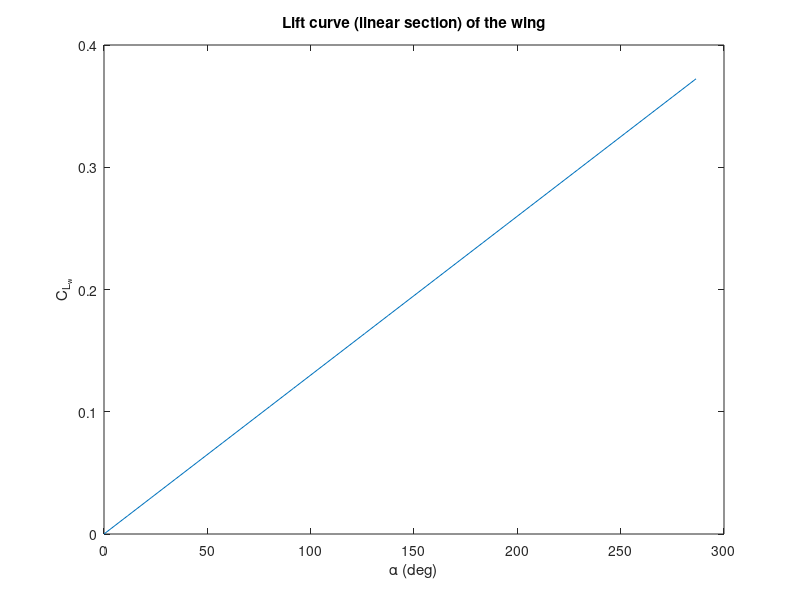
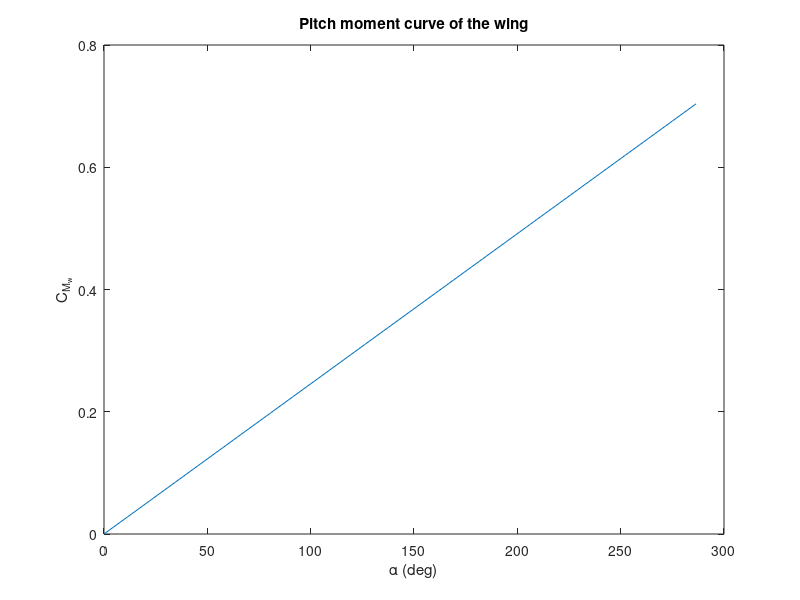
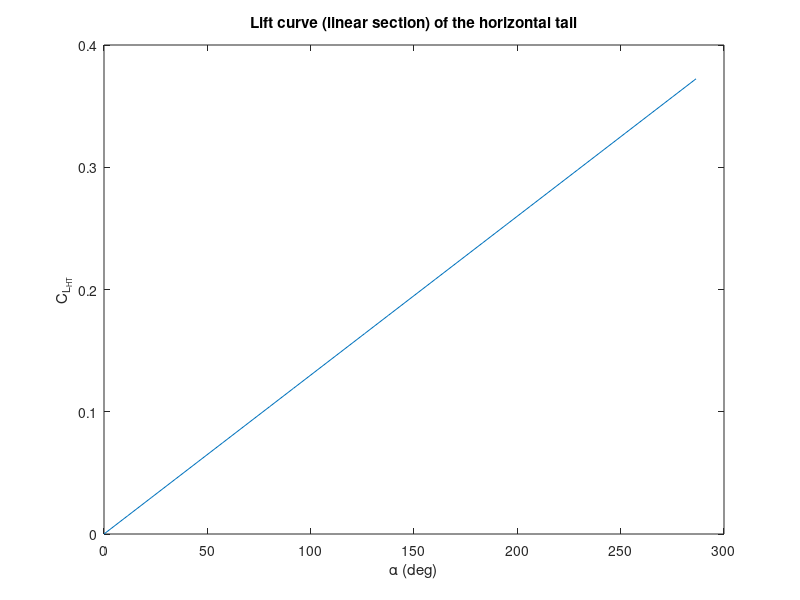
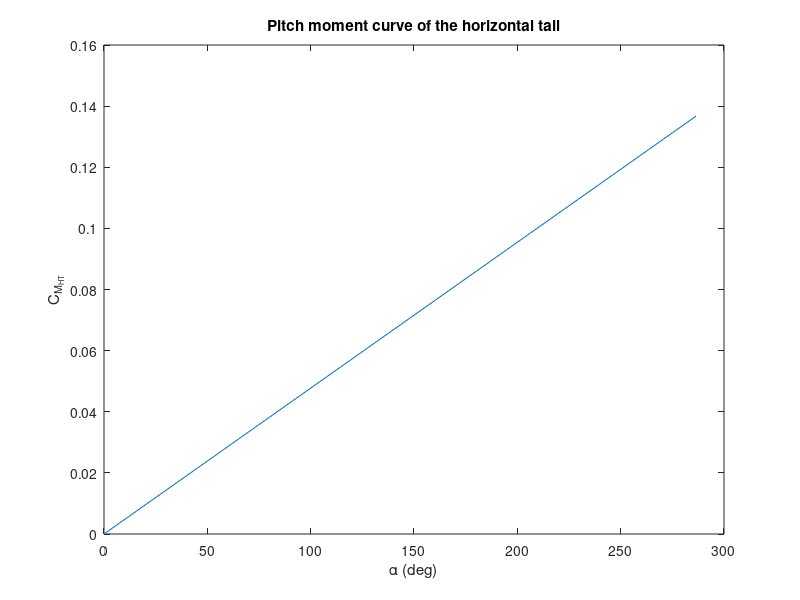

Here is the MATLAB script that generated these plots, in order:
%%%% BALSA WOOD GLIDER CALCULATIONS %%%%
%%%% Design limits:
% Max wingspan: 500 mm 
% Max fuselage length: 500 mm
% Max chord length = 100 mm
% Fuselage building material available: 5 x 15 x 1000 mm
% Lifting surfaces building material available: 2.5 x 100 x 1000 mm
close all; clc; clear

%% Constants and design parameters
Cl_alpha = 0.11 * 180 / pi; % Sectional lift curve slope of flat plate [rad^-1]
eps_slope = 0.1;            % (\partial \varepsilon) / (\partial \alpha)
etaHT = 1;                 % Tail effectiveness: eta_HT = qt/q

alpha = 0:0.2:5;            % Range of angles of attack calculated [deg]

%% Initial reference surface estimation
% Assume the glider has the highest values for fuselage length and
% wingspan. Rectangular planform shape:

b = 500;            % Wingspan [mm]
AR = 5;             % Aspect ratio [-]; should be between 4.5 and 7.5
c = b/AR;           % Mean chord [mm]
S = b^2/AR;         % Wing area (reference area)

xf = 500;           % Dim. of fuselage x (length)
yf = 15;            % y
zf = 5;             % z

xt = 40;            % Dim. of tail x (chord)
yt = 340;           % y 
zt = 2.5;           % z

xw = 100;           % Dim. of wingspan x
yw = 500;           % y
zw = zt;            % z

V_t = xt*yt*zt;     % Tail volume
V_w = xw*yw*zw;     % Wing volume
V_f = xf*yf*zf;     % Fuselage volume

% Centroid calculations
xLE_w = 100;        % Position of wing LE from nose      
xj_w = 50;          % Position of wing centroid with reference to wing LE
xLE_t = 460;        % Position of tail LE from nose  
xj_t = 20;          % Position of tail centroid with reference to tail LE

xi_t = xLE_t + xj_t;    % Position of wing centroid with reference to nose
xi_w = xLE_w + xj_w;    % Position of tail centroid with reference to nose

xi_f = xf/2;            % Position of fuselage centroid

x_cg_w = 50;            % Centre of gravity of the wing

%% Calculation of wing lift coefficient of lifting surfaces
CL_alpha = Cl_alpha * AR / (2+sqrt(AR^2 + 4));                  % Lift curve slope of flat plate eq(9-73)

%% Initial estimations for horizontal and vertical tail
S_H = 0.2 * S;          % Horizontal tail area
S_T = 0.5 * S_H;        % Vertical tail planform area

Vol_w = S * 2.5;        % Wing volume
Vol_HT = S_H * 2.5;     % Horizontal tail volume
Vol_VT = S_T * 2.5;     % Vertical tail volume

x_cg = (xi_w*Vol_w + xi_t * Vol_HT + xi_f * V_f)/(Vol_HT + Vol_w + V_f);     % Centre of Mass
x_cg_bar = x_cg / c;                                                         % Dimensionless centre of mass                    

%% Wing Contribution
% Equations (24-67), (24-71)
x_ac = c/4;                                         % Aerodynamic centre of the wing
x_ac_bar = 1/4;                                     % Dimensionless aerodynamic centre of the wing

CL0_w = 0;                                          % Zero lift coefficient of the wing (symmetrical)
CMac_w = 0;                                         % Moment coefficient of the wing about its AC (symmetrical wing)

CM0_w = CMac_w + CL0_w * (x_cg_bar - x_ac_bar);     % Residual pitch moment coefficient of the wing (symmetrical)
CMalpha_w = CL_alpha * (x_cg_bar - x_ac_bar);       % Longitudinal Stability derivative of the wing (- for stability)

% CL_w plot (linear part)
CL_w = CL0_w + CL_alpha * deg2rad(alpha);
figure(1)
plot(rad2deg(alpha), CL_w);
xlabel('\alpha (deg)')
ylabel('C_{L_w}')
title('Lift curve (linear section) of the wing')

% CM_w plot
CM_w = CM0_w + CMalpha_w * deg2rad(alpha);
figure(2)
plot(rad2deg(alpha), CM_w);
xlabel('\alpha (deg)')
ylabel('C_{M_w}')
title('Pitch moment curve of the wing')

%% Horizontal Tail Contribution
% Equations (24-68) and (24-73)
x_ac_HT = xt/4;                                         % Aerodynamic centre of the tail

CL0_HT = 0;                                             % Zero lift coefficient of the wing (symmetrical)
CMac_HT = 0;                                            % Moment coefficient of the wing about its AC (symmetrical wing)   

l_HT_bar = (x_ac_HT - x_cg)/c;                          % Distance from CG to AC_HT

CM0_HT = CMac_HT + CL0_HT * (l_HT_bar);                 % Residual pitch moment coefficient of the HT (symmetrical)

VHT = S_H*l_HT_bar/S;                                   % Horizontal tail volume
CMalpha_HT = -etaHT * VHT * CL_alpha * (1-eps_slope);   % Longitudinal Stability derivative of the HT (- for stability)

% CL_HT plot (linear part)
CL_HT = CL0_HT + CL_alpha * deg2rad(alpha);
figure(3)
plot(rad2deg(alpha), CL_HT);
xlabel('\alpha (deg)')
ylabel('C_{L_{HT}}')
title('Lift curve (linear section) of the horizontal tail')

% CM_HT plot
CM_HT = CM0_HT + CMalpha_HT * deg2rad(alpha);
figure(4)
plot(rad2deg(alpha), CM_HT);
xlabel('\alpha (deg)')
ylabel('C_{M_{HT}}')
title('Pitch moment curve of the horizontal tail')

%% Stick-fixed longitudinal stability
